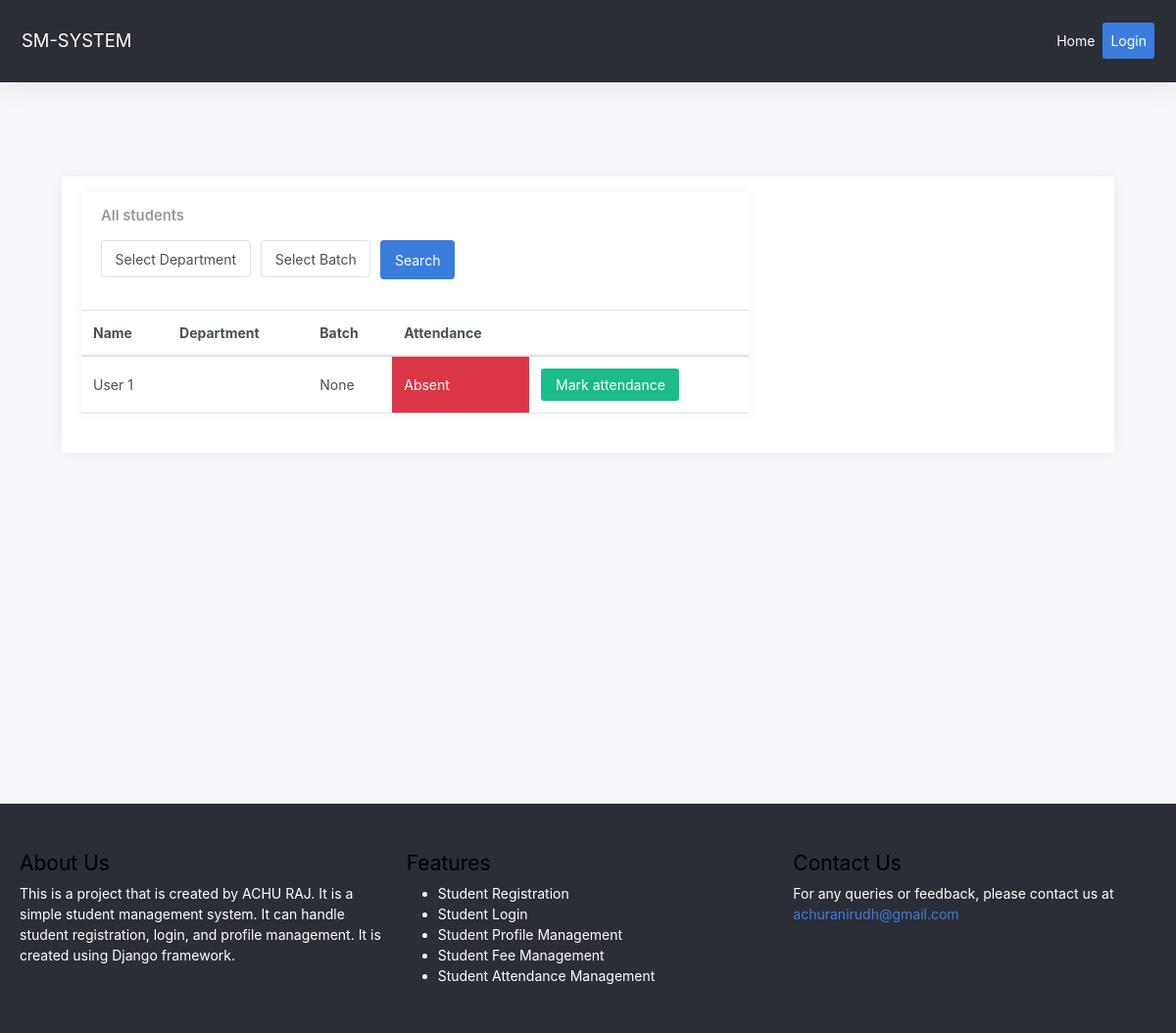
The app's page /update_attendance/ with its own data.
### home/models.py (models this page shows, shortened)
class Student(models.Model):
    first_name = models.CharField(max_length=50)
    last_name  = models.CharField(max_length=50)
    user = models.OneToOneField(User, on_delete=models.CASCADE,null=True,blank=True)
    registration_number = models.CharField(max_length=20, unique=True, null=True, blank=True)
    date_of_birth = models.DateField(null=True, blank=True)
    email = models.EmailField(null=True, blank=True)
    phone = models.BigIntegerField(null=True, blank=True)
    address = models.TextField(null=True, blank=True)
    BLOOD_GROUP_CHOICES = [
        ('A+', 'A+'),
        ('A-', 'A-'),
        ('B+', 'B+'),
        ('B-', 'B-'),
        ('AB+', 'AB+'),
        ('AB-', 'AB-'),
        ('O+', 'O+'),
        ('O-', 'O-'),
    ]
    blood_group = models.CharField(max_length=3, choices=BLOOD_GROUP_CHOICES, null=True, blank=True)
    GENDER_CHOICES = [
        ('Male', 'Male'),
        ('Female', 'Female'),
        ('Other', 'Other'),
    ]
    gender = models.CharField(max_length=6, choices=GENDER_CHOICES, null=True, blank=True)
    department = models.ForeignKey('Department', on_delete=models.SET_NULL, null=True, blank=True)
    bach = models.ForeignKey('Batch', on_delete=models.SET_NULL, null=True, blank=True)
    FEES_CHOICE = [
        ('Unpaid','Unpaid'),
        ('pending','Pending'),
        ('paid','paid'),
    ]
    fees = models.CharField(max_length=10, choices=FEES_CHOICE, null=True, blank=True)
    ATTENTANCE_CHOICE = [
        ('Present','Present'),
        ('Absent','Absent'),
    ]
    attendence = models.CharField(max_length=10, choices=ATTENTANCE_CHOICE, null=True, blank=True)

### home/views.py (the view, shortened to what this page needs)
# urls.py: path('update_attendance/',update_attendance,name="update_attendance"),
def update_attendance(request):
    all_department = Department.objects.all()
    all_batch = Batch.objects.all()
    all_students = Student.objects.all()
    context = {
        'All_students': all_students,
        'All_department': all_department,
        'All_batch': all_batch
    }
    return render(request, 'update_attendance.html', context)

### templates/update_attendance.html (shortened to what this page needs)
{% extends 'base.html' %}
{% block content %}
  <main class="content">
    <div class="container-fluid p-0 justify-content-center d-flex">
      <div class="col-xl-12 col-xxl-7">
        <div class="card flex-fill w-100">
          <div class="card-body py-3">
            <div class="row">
              <div class="col-12 col-lg-8 col-xxl-12 d-flex">
                <div class="card flex-fill">
                  <div class="card-header">
                    <h5 class="card-title mb-0">All students</h5>
                    <div class="sort pt-3">
                      <form method="POST" action="{% url 'update_attendance' %}" class="d-flex" style="gap: 10px;">
                        <div class="form-group">
                          <select class="form-control" name="department" id="department">
                            <option value="">Select Department</option>
                          </select>
                        </div>
                        <div class="form-group">
                          <select class="form-control" name="batch" id="batch">
                            <option value="">Select Batch</option>
                          </select>
                        </div>
                        <button class="btn btn-primary " type="submit" style="height: 40px;">Search</button>
                      </form>
                    </div>
                  </div>
                  <table class="table table-hover my-0">
                    <thead>
                      <tr>
                        <th>Name</th>
                        <th class="d-none d-xl-table-cell">Department</th>
                        <th class="d-none d-xl-table-cell">Batch</th>
                        <th class="d-none d-md-table-cell">Attendance</th>
                        <th class="d-none d-md-table-cell"></th>
                      </tr>
                    </thead>
                    <tbody>
                      {% if All_students %}
                      {% for student in All_students %}
                      <tr>
                        <td>{{ student.first_name }} {{ student.last_name }}</td>
                        <td class="d-none d-xl-table-cell">{{ student.department.name }}</td>
                        <td class="d-none d-xl-table-cell">{{ student.bach     }}</td>
                        <td class="d-none d-md-table-cell text-white {% if student.attendence == 'Present' %}bg-success{% else %}bg-danger{% endif %}">
                          {{ student.attendence }}
                        </td>
                        <td>
                          <button class="d-none d-md-table-cell btn bg-primary text-white mark-attendance bg-success " data-student-id="{{ student.id }}" data-status="{% if student.attendence == 'Present' %}Absent{% else %}Present{% endif %}">
                            Mark attendance
                          </button>
                        </td>
                      </tr>
                      {% endfor %}
                      {% else %}
                      <tr>
                        <td colspan="5">No students found.</td>
                      </tr>
                      {% endif %}
                    </tbody>
                  </table>
                </div>
              </div>
            </div>
          </div>
        </div>
      </div>
    </div>
  </main>
{% endblock %}

### records on screen
Student: first_name "User", last_name "1", bach "None", attendence "Absent"
